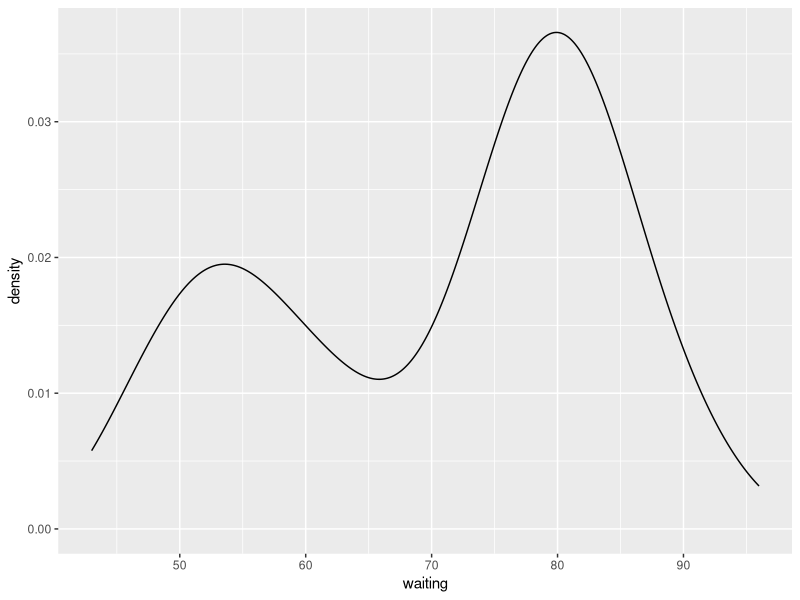
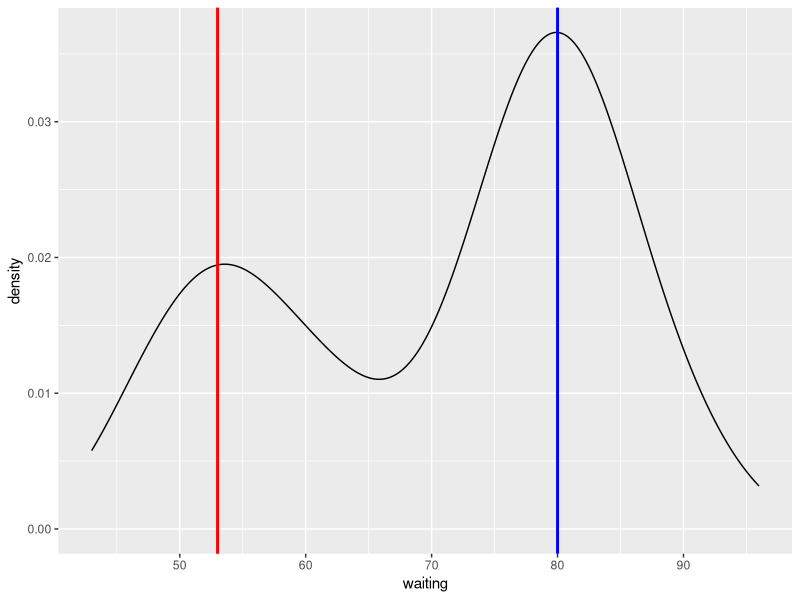
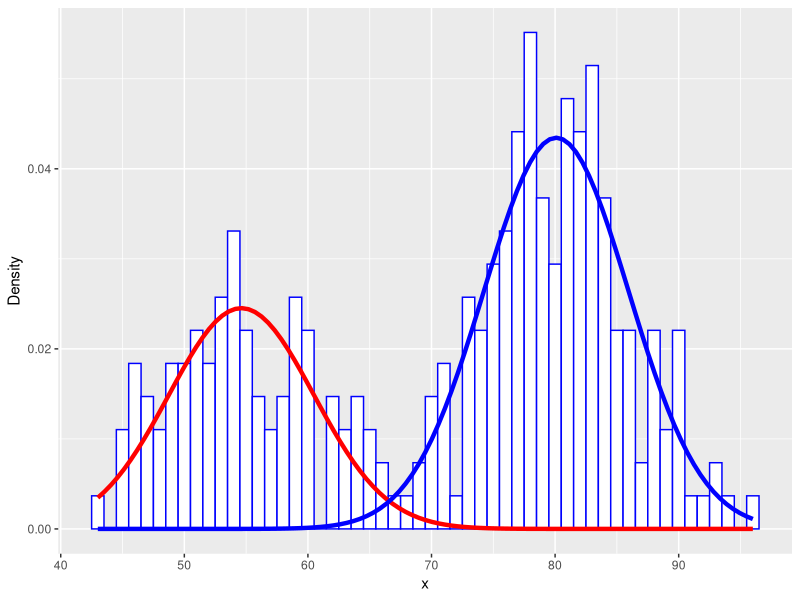
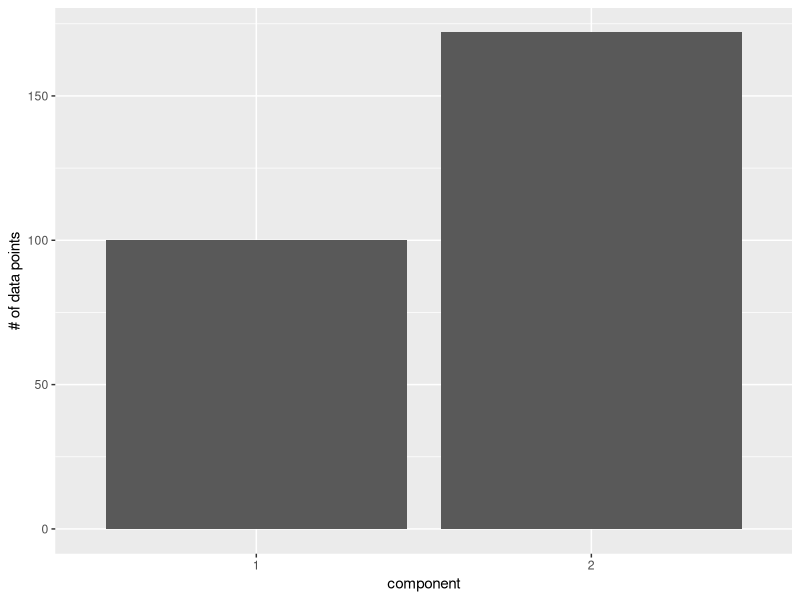

Generate these figures, in order, with R:
library("ggplot2")
library(dplyr)

options(scipen = 999)

head(faithful)
help("faithful")

p <- ggplot(faithful, aes(x = waiting)) + geom_density()
p

p + geom_vline(xintercept = 53, col = "red", size = 1) +
    geom_vline(xintercept = 80, col = "blue", size = 1)
install.packages("mixtools")
library(mixtools)

#' @param x Input data
#' @param mu mean of the component
#' @param sigma is std dev of the component
#' @param lam is lambda or the weight of the component
plot_mix_comps <- function(x, mu, sigma, lam) {
  lam * dnorm(x, mu, sigma)
}

set.seed(1)
wait <- faithful$waiting
mix.Modal <- normalmixEM(wait, k = 2)

data.frame(x = mix.Modal$x) %>%
  ggplot() + 
  geom_histogram(aes(x, ..density..), binwidth = 1, color = "blue", fill = "white") +
  stat_function(geom = "line", fun = plot_mix_comps,
                args = list(mix.Modal$mu[1], mix.Modal$sigma[1], mix.Modal$lambda[1]),
                colour = "red", lwd = 1.5) + 
  stat_function(geom = "line", fun = plot_mix_comps,
                args = list(mix.Modal$mu[2], mix.Modal$sigma[2], mix.Modal$lambda[2]),
                colour = "blue", lwd = 1.5) + 
  ylab("Density")

# posterior probability of belonging to either component
post.df <- as.data.frame(cbind(x = mix.Modal$x, mix.Modal$posterior))
head(post.df, 10)

post.df %>%
  filter(x > 66, x < 68)

post.df %>%
  mutate(label = ifelse(comp.1 > 0.3, 1, 2)) %>%
  ggplot(aes(x = factor(label))) +
  geom_bar() + 
  xlab("component") + 
  ylab("# of data points")

# we can use any dist not necessarily Gaussian with EM. Binomials, Multinomials, 
# student-t etc.
# EM is a soft label algo unlike k-means where the data point gets "assigned"
# to a cluster. In EM we get probability of belonging to either "component"
